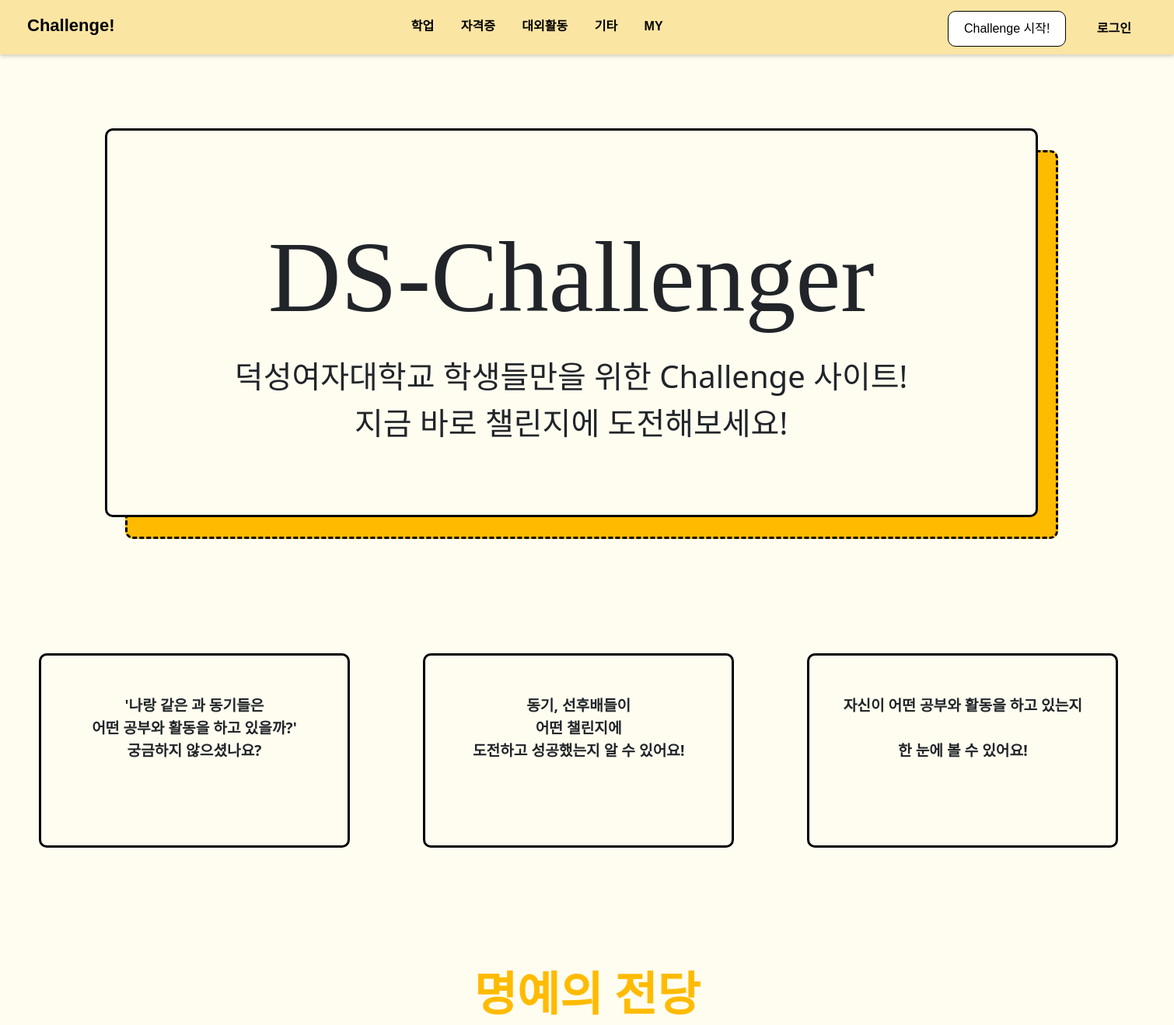
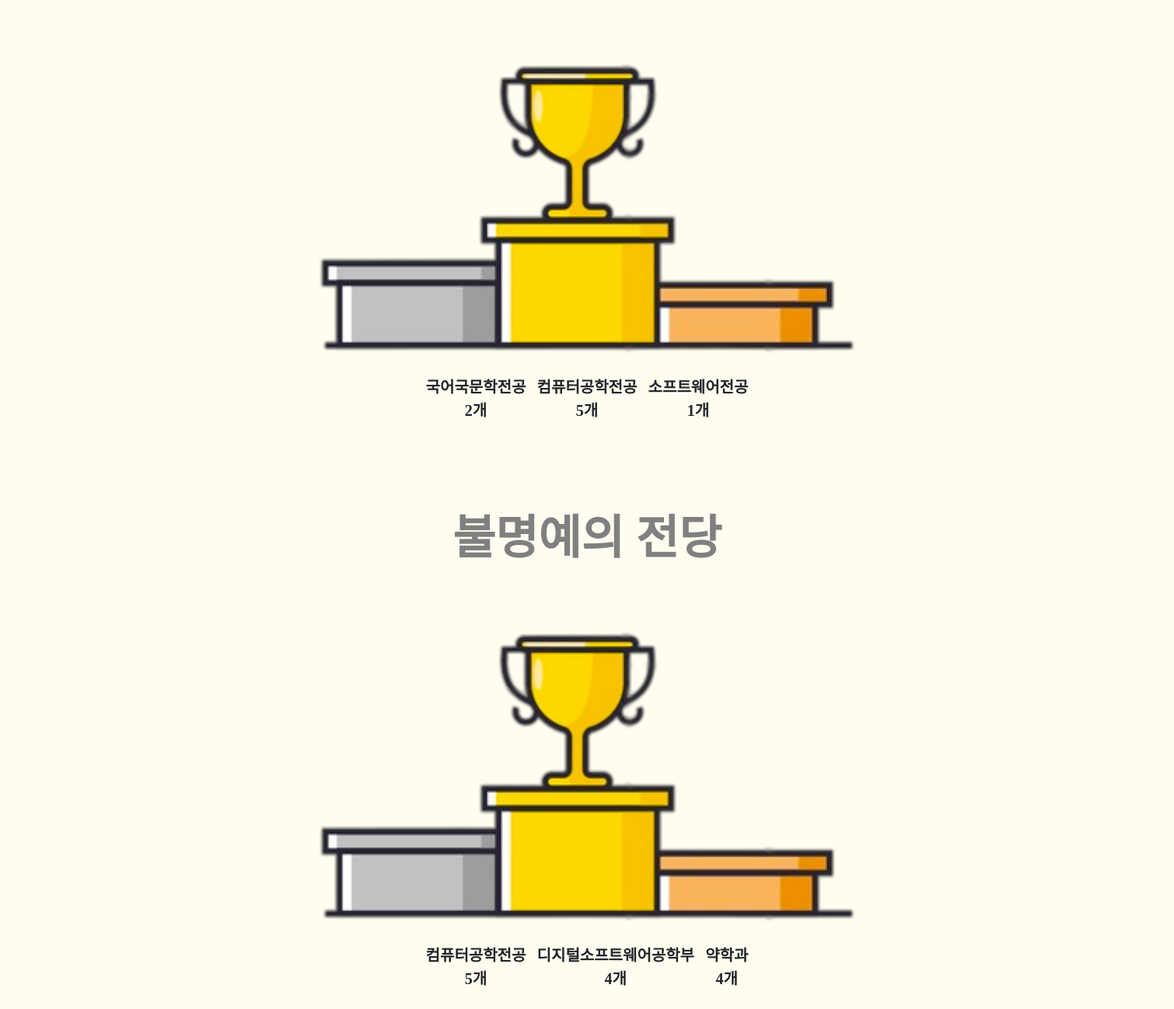
Page /auth/ on the committed database (2 pictures, top to bottom).
### board/models.py (models this page shows, shortened)
class Category(models.Model):
    name = models.CharField(max_length=20)
    slug = models.SlugField(max_length=50, unique=True, allow_unicode=True)
    def __str__(self):
        return self.name
    def get_absolute_url(self):
        return f'/board/{self.slug}'
    class Meta:
        verbose_name_plural = 'Categories'

class Major(models.Model):
    name = models.CharField(max_length=30)
    slug = models.SlugField(max_length=50, unique=True, allow_unicode=True)
    college = models.ForeignKey(College, on_delete=models.CASCADE)

### mypage/views.py (the view)
# urls.py: path('', views.main, name='main'),
def main(request):
    success_first_n = 0
    success_second_n = 0
    success_third_n = 0
    success_first = Major.objects.get(name='컴퓨터공학전공')
    success_second = Major.objects.get(name='소프트웨어전공')
    success_third = Major.objects.get(name='수학전공')
    for m in Major.objects.all():
        n = 0
        users = User.objects.filter(major=m)
        for u in users:
            challenges = Challenge.objects.filter(user=u).filter(status="1")
            n += challenges.count()
        if success_first_n < n:
            success_third_n = success_second_n
            success_third = success_second
            success_second_n = success_first_n
            success_second = success_first
            success_first_n = n
            success_first = m
        elif success_second_n < n:
            success_third_n = success_second_n
            success_third = success_second
            success_second_n = n
            success_second = m
        elif success_third_n < n:
            success_third_n = n
            success_third = m
    failure_first_n = 0
    failure_second_n = 0
    failure_third_n = 0
    failure_first = Major.objects.get(name='컴퓨터공학전공')
    failure_second = Major.objects.get(name='소프트웨어전공')
    failure_third = Major.objects.get(name='수학전공')
    for m in Major.objects.all():
        n = 0
        users = User.objects.filter(major=m)
        for u in users:
            challenges = Challenge.objects.filter(user=u).filter(status="2")
            n += challenges.count()
        if failure_first_n < n:
            failure_third_n = failure_second_n
            failure_third = failure_second
            failure_second_n = failure_first_n
            failure_second = failure_first
            failure_first_n = n
            failure_first = m
        elif failure_second_n < n:
            failure_third_n = failure_second_n
            failure_third = failure_second
            failure_second_n = n
            failure_second = m
        elif failure_third_n < n:
            failure_third_n = n
            failure_third = m
    return render(request, 'mypage/main.html', {
        'categories': Category.objects.all(),
        'success_first': success_first,
        'success_first_n': success_first_n,
        'success_second': success_second,
        'success_second_n': success_second_n,
        'success_third': success_third,
        'success_third_n': success_third_n,
        'failure_first': failure_first,
        'failure_first_n': failure_first_n,
        'failure_second': failure_second,
        'failure_second_n': failure_second_n,
        'failure_third': failure_third,
        'failure_third_n': failure_third_n,
    })

### mypage/templates/mypage/main.html (shortened to what this page needs)
<!DOCTYPE html>
{% load static %}
<html lang="ko">
<head>
    <link href="{% static 'board/css/topmenu.css' %}" rel="stylesheet" type="text/css" media="screen">
    <link href="{% static 'board/bootstrap/bootstrap.min.css' %}" rel="stylesheet" type="text/css" media="screen">
</head>
<body>
    {% include 'board/menubar.html' %}<br>
    <div class="container">
        <div class="front-box">
            <div class="text">
            <h1>DS-Challenger</h1>
            <p>덕성여자대학교 학생들만을 위한 Challenge 사이트!<p>
            <p>지금 바로 챌린지에 도전해보세요!</p>
            </div>
        </div>
    </div>
    <div class="box-container">
        <div class="text2">
            <div class="box1">
                <p>'나랑 같은 과 동기들은</p>
                <p>어떤 공부와 활동을 하고 있을까?'</p>
                <p>궁금하지 않으셨나요?</p>
            </div>
            <div class="box2">
                <p>동기, 선후배들이</p>
                <p>어떤 챌린지에</p>
                <p>도전하고 성공했는지 알 수 있어요!</p>
            </div>
            <div class="box3">
                <p>자신이 어떤 공부와 활동을 하고 있는지</p>
                <br>
                <p>한 눈에 볼 수 있어요!</p>
            </div>
        </div>
    </div>
    <div class="podium">
        <div class="success">
            <p class="podium-title">명예의 전당</p>
            <div style="margin: 0 auto;">
            <img src="{% static 'board/image/podium2.png' %}">
            <br>
                <div class="ranking">
                    <p class="first">{{success_second.name}}<br>{{success_second_n}}개</p>
                    <p class="second">{{success_first.name}}<br>{{success_first_n}}개</p>
                    <p class="third">{{success_third.name}}<br>{{success_third_n}}개</p>
                </div>
            </div>
        </div>
        <div class="fail">
            <p class="podium-title" style="color: grey;">불명예의 전당</p>
            <div style="margin: 0 auto;">
            <img src="{% static 'board/image/podium2.png' %}">
            <br>
                <div class="ranking">
                    <p class="first">{{failure_second.name}}<br>{{failure_first_n}}개</p>
                    <p class="second">{{failure_first.name}}<br>{{failure_second_n}}개</p>
                    <p class="third">{{failure_third.name}}<br>{{failure_third_n}}개</p>
                </div>
            </div>
        </div>
    </div>
</body>
</html>

### board/templates/board/menubar.html (shortened to what this page needs)
<div class="fixed-top" id="top-menu" style="background-color:#FBE5A3;">
    <div id="menubar-left">
        {% if user.is_authenticated %}
        <a class="navbar-brand" href="{% url 'user:main' %}"><b>{{user.username}}님의 Challenge!</b></a>
        {% else %}
        <a class="navbar-brand" href="{% url 'user:main' %}"><b>Challenge!</b></a>
        {% endif %}
    </div>
    <div id="menubar-center">
        {% for c in categories %}
        <a href={{c.get_absolute_url}}>{{c}}</a>
        {% endfor %}
        <a href="#" onclick="checkMY()">MY</a>
    </div>
    <div id="menubar-right">
        <div class="button-container">
            <button class="start_button" type="button" onclick="checkStart()">Challenge 시작!</button>
        </div>
        {% if user.is_authenticated %}
        <a href="{% url 'user:logout' %}" class="top-login-button">로그아웃</a>
        {% else %}
        <a href="{% url 'user:login' %}" class="top-login-button">로그인</a>
        {% endif %}
    </div>
</div>
<div style="padding-top:71px"></div>

### board/static/board/css/topmenu.css (style rules this page uses)
#top-menu { font-family: Arial, sans-serif; margin: 0; padding: 0; background-color: #FBE5A3; color: black; font-weight: bold; display: flex; justify-content: space-between; padding: 10px 20px; box-shadow: 0px 2px 5px rgba(0, 0, 0, 0.2); }
#menubar-left { padding-top: 6px; font-size:22px; }
#menubar-center { padding-top: 12px; }
#top-menu a { text-decoration: none; margin: 0 15px; }
#top-menu a:link, a:visited { color: inherit; }
#menubar-right { padding-top: 4px; }
.button-container { display: inline-block; }
.start_button { background: white; color: black; border: 1px solid black; padding: 10px 20px; border-radius: 10px; cursor: pointer; }
.top-login-button { padding: 10px 20px; cursor: pointer; }

### mypage/templates/mypage/main.html (style rules this page uses)
body { background-color: #FFFDF0; }
.container { display: block; position: relative; width: 100%; height: 700px; }
.front-box > .text { margin-top: 110px; }
.text > h1 { font-size: 130px; margin-bottom: 20px; font-family: 'Racing Sans One', cursive; }
.text > p { font-size: 40px; margin: 0; }
.front-box { background-color: #FFFDF0; width: 1200px; height: 500px; border: 3px solid black; border-radius: 10px; position: absolute; top: 10%; left: 3%; z-index: 2; text-align: center; }
.box-container, .podium { width: 1500px; margin: 0 auto; margin-bottom: 100px; }
.box1, .box2, .box3 { display: inline-block; text-align: center; width: 400px; height: 250px; margin: 45px; padding-top: 50px; border: 3px solid black; border-radius: 10px; font-weight: bold; font-size: larger; }
.box1 > p, .box2 > p, .box3 > p { margin: 0px; }
.success, .fail { width: 1200px; margin: 100px auto; text-align: center; }
.podium-title { color: #FFBB00; width: 400px; margin: 50px auto; font-size: 60px; font-weight: bold; font-family: 'Diphylleia', serif; }
img { margin: 0 auto; width: 700px; }
.first, .second, .third { display: inline-block; margin: 5px; font-weight: bold; font-family: 'Diphylleia', serif; font-size: 20px; }

### rows in the picture
Category: name "학업"
Category: name "자격증"
Category: name "대외활동"
Category: name "기타"
Major: name "국어국문학전공"
Major: name "컴퓨터공학전공"
Major: name "소프트웨어전공"
Major: name "디지털소프트웨어공학부"
Major: name "약학과"

### other values in the picture
{{ success_second_n }} "2"
{{ success_first_n }} "5"
{{ success_third_n }} "1"
{{ failure_first_n }} "5"
{{ failure_second_n }} "4"
{{ failure_third_n }} "4"
